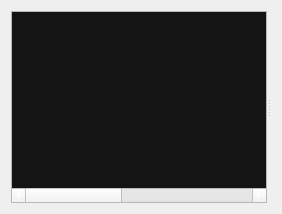
     <widget class="QWidget" name="tab_2">
      <attribute name="title">
       <string>All times</string>
      </attribute>
      <layout class="QVBoxLayout" name="verticalLayout_5">
       <item>
        <widget class="QSplitter" name="splitterQuali">
         <property name="orientation">
          <enum>Qt::Horizontal</enum>
         </property>
         <widget class="QTableWidget" name="lapTimeTableWidgetQuali">
          <property name="sizePolicy">
           <sizepolicy hsizetype="Minimum" vsizetype="Minimum">
            <horstretch>0</horstretch>
            <verstretch>0</verstretch>
           </sizepolicy>
          </property>
          <property name="minimumSize">
           <size>
            <width>0</width>
            <height>0</height>
           </size>
          </property>
          <property name="maximumSize">
           <size>
            <width>16777215</width>
            <height>16777215</height>
           </size>
          </property>
          <property name="palette">
           <palette>
            <active>
             <colorrole role="WindowText">
              <brush brushstyle="SolidPattern">
               <color alpha="255">
                <red>255</red>
                <green>255</green>
                <blue>255</blue>
               </color>
              </brush>
             </colorrole>
             <colorrole role="Text">
              <brush brushstyle="SolidPattern">
               <color alpha="255">
                <red>255</red>
                <green>255</green>
                <blue>255</blue>
               </color>
              </brush>
             </colorrole>
             <colorrole role="Base">
              <brush brushstyle="SolidPattern">
               <color alpha="255">
                <red>20</red>
                <green>20</green>
                <blue>20</blue>
               </color>
              </brush>
             </colorrole>
             <colorrole role="Highlight">
              <brush brushstyle="SolidPattern">
               <color alpha="255">
                <red>73</red>
                <green>73</green>
                <blue>73</blue>
               </color>
              </brush>
             </colorrole>
             <colorrole role="AlternateBase">
              <brush brushstyle="SolidPattern">
               <color alpha="255">
                <red>27</red>
                <green>27</green>
                <blue>27</blue>
               </color>
              </brush>
             </colorrole>
            </active>
            <inactive>
             <colorrole role="WindowText">
              <brush brushstyle="SolidPattern">
               <color alpha="255">
                <red>255</red>
                <green>255</green>
                <blue>255</blue>
               </color>
              </brush>
             </colorrole>
             <colorrole role="Text">
              <brush brushstyle="SolidPattern">
               <color alpha="255">
                <red>255</red>
                <green>255</green>
                <blue>255</blue>
               </color>
              </brush>
             </colorrole>
             <colorrole role="Base">
              <brush brushstyle="SolidPattern">
               <color alpha="255">
                <red>20</red>
                <green>20</green>
                <blue>20</blue>
               </color>
              </brush>
             </colorrole>
             <colorrole role="Highlight">
              <brush brushstyle="SolidPattern">
               <color alpha="255">
                <red>73</red>
                <green>73</green>
                <blue>73</blue>
               </color>
              </brush>
             </colorrole>
             <colorrole role="AlternateBase">
              <brush brushstyle="SolidPattern">
               <color alpha="255">
                <red>27</red>
                <green>27</green>
                <blue>27</blue>
               </color>
              </brush>
             </colorrole>
            </inactive>
            <disabled>
             <colorrole role="WindowText">
              <brush brushstyle="SolidPattern">
               <color alpha="255">
                <red>130</red>
                <green>130</green>
                <blue>130</blue>
               </color>
              </brush>
             </colorrole>
             <colorrole role="Text">
              <brush brushstyle="SolidPattern">
               <color alpha="255">
                <red>130</red>
                <green>130</green>
                <blue>130</blue>
               </color>
              </brush>
             </colorrole>
             <colorrole role="Base">
              <brush brushstyle="SolidPattern">
               <color alpha="255">
                <red>240</red>
                <green>240</green>
                <blue>240</blue>
               </color>
              </brush>
             </colorrole>
             <colorrole role="Highlight">
              <brush brushstyle="SolidPattern">
               <color alpha="255">
                <red>175</red>
                <green>175</green>
                <blue>175</blue>
               </color>
              </brush>
             </colorrole>
             <colorrole role="AlternateBase">
              <brush brushstyle="SolidPattern">
               <color alpha="255">
                <red>27</red>
                <green>27</green>
                <blue>27</blue>
               </color>
              </brush>
             </colorrole>
            </disabled>
           </palette>
          </property>
          <property name="font">
           <font>
            <family>Arial</family>
            <pointsize>10</pointsize>
            <weight>75</weight>
            <bold>true</bold>
           </font>
          </property>
          <property name="editTriggers">
           <set>QAbstractItemView::NoEditTriggers</set>
          </property>
          <property name="alternatingRowColors">
           <bool>true</bool>
          </property>
          <property name="selectionMode">
           <enum>QAbstractItemView::ExtendedSelection</enum>
          </property>
          <property name="verticalScrollMode">
           <enum>QAbstractItemView::ScrollPerPixel</enum>
          </property>
          <property name="horizontalScrollMode">
           <enum>QAbstractItemView::ScrollPerPixel</enum>
          </property>
          <property name="showGrid">
           <bool>false</bool>
          </property>
          <attribute name="horizontalHeaderVisible">
           <bool>false</bool>
          </attribute>
          <attribute name="horizontalHeaderStretchLastSection">
           <bool>false</bool>
          </attribute>
          <attribute name="verticalHeaderVisible">
           <bool>false</bool>
          </attribute>
          <column>
           <property name="text">
            <string/>
           </property>
          </column>
          <column>
           <property name="text">
            <string/>
           </property>
          </column>
          <column>
           <property name="text">
            <string/>
           </property>
          </column>
          <column>
           <property name="text">
            <string/>
           </property>
          </column>
          <column>
           <property name="text">
            <string/>
           </property>
          </column>
          <column>
           <property name="text">
            <string/>
           </property>
          </column>
         </widget>
         <widget class="AllQualiLapTimesChart" name="sessionLapTimesChartQuali" native="true">
          <property name="sizePolicy">
           <sizepolicy hsizetype="Expanding" vsizetype="Expanding">
            <horstretch>0</horstretch>
            <verstretch>0</verstretch>
           </sizepolicy>
          </property>
          <property name="minimumSize">
           <size>
            <width>0</width>
            <height>0</height>
           </size>
          </property>
         </widget>
        </widget>
       </item>
      </layout>
     </widget>
